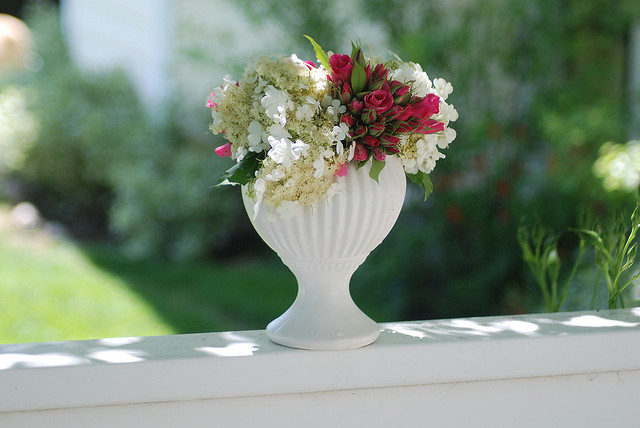
#> input picture OpenCV(Advanced)/000000000030.jpg, 640 x 428 px
$ python thresh.py
#> lines starting #> are read from the running program, lines starting #| are printed output that depends on the picture; after the words box and inside, x2 and y2 are one past the last pixel; in counts of white or black regions, pixels touching at a corner belong together
import cv2 as cv

img = cv.imread('000000000030.jpg')
#> img is the input picture: shape (428, 640, 3); mean B, G, R 119.3, 137.8, 122.6
cv.imshow('Vase', img)

gray = cv.cvtColor(img, cv.COLOR_BGR2GRAY)
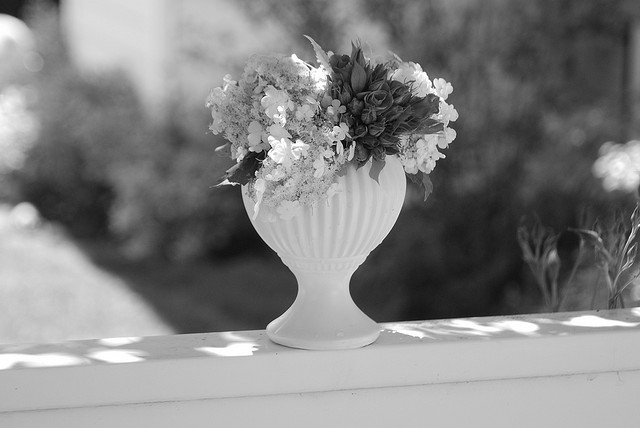
#> gray: shape (428, 640); min 0, max 255, mean 131.1
cv.imshow('Gray', gray)

# Simple Thresholding
# threshold: arg--> [image], [threshold value], [max value], [threshold type]
threshold, thresh = cv.threshold(gray, 150, 255, cv.THRESH_BINARY) # if pixel value is greater than 150, then it will be 255, else 0
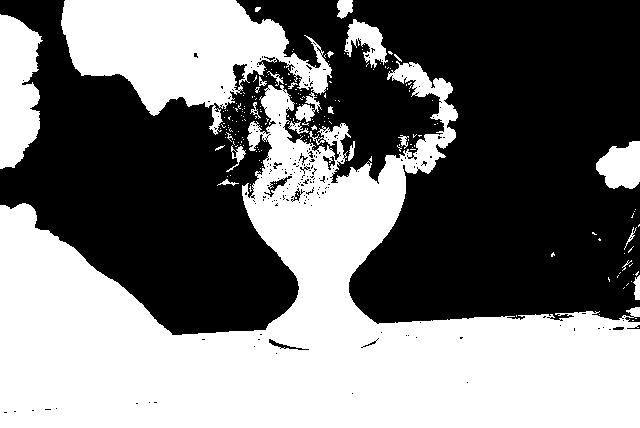
#> thresh: shape (428, 640); 47.4% white; 199 white regions (174 under 20 px), largest, box (x1, y1, x2, y2) and area: (0, 61, 640, 428) 100851, (61, 0, 332, 135) 19351, (0, 14, 43, 169) 5045
cv.imshow('Simple Thresholded', thresh)

threshold, thresh_inv = cv.threshold(gray, 150, 255, cv.THRESH_BINARY_INV) # if pixel value is greater than 150, then it will be 0, else 255
cv.imshow('Simple Thresholded Inverse', thresh_inv)


# Adaptive Thresholding
# Adaptive Thresholding: arg--> [image], [max value], [adaptive method], [threshold type], [block size], [constant that is subtracted from mean]
adaptive_thresh = cv.adaptiveThreshold(gray, 255, cv.ADAPTIVE_THRESH_MEAN_C, cv.THRESH_BINARY, 11, 3) # Computes mean for kernel size of 11
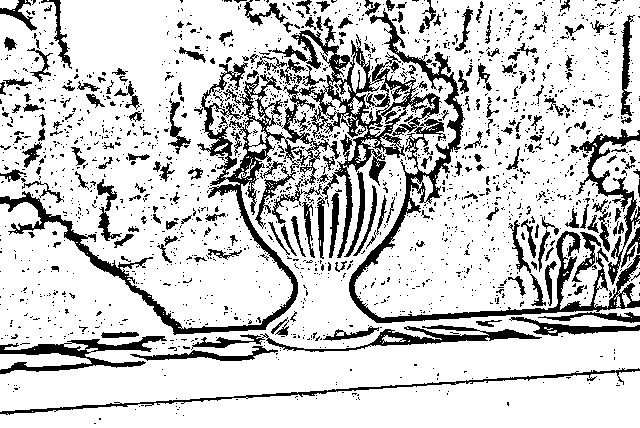
#> adaptive_thresh: shape (428, 640); 79.9% white; 1882 black regions (1657 under 20 px), largest, box (x1, y1, x2, y2) and area: (0, 8, 640, 335) 21792, (191, 325, 542, 352) 2136, (0, 336, 167, 374) 2033
cv.imshow('Adaptive Thresholding', adaptive_thresh)

adaptive_thresh_gaussian = cv.adaptiveThreshold(gray, 255, cv.ADAPTIVE_THRESH_GAUSSIAN_C, cv.THRESH_BINARY, 11, 3) # Computes mean for kernel size of 11
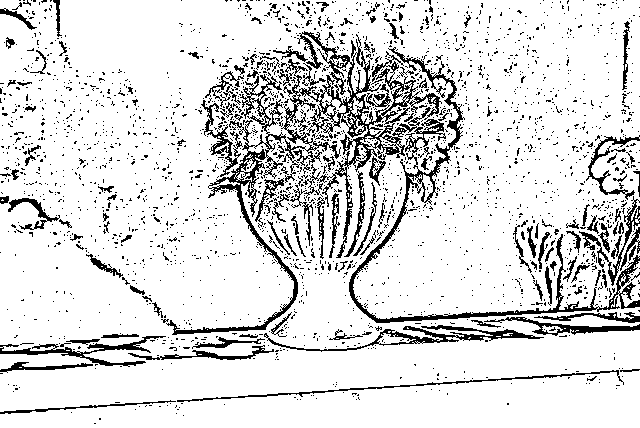
#> adaptive_thresh_gaussian: shape (428, 640); 86.4% white; black in thin lines or dots
cv.imshow('Adaptive Thresholding Gaussian', adaptive_thresh_gaussian)

cv.waitKey(0)
